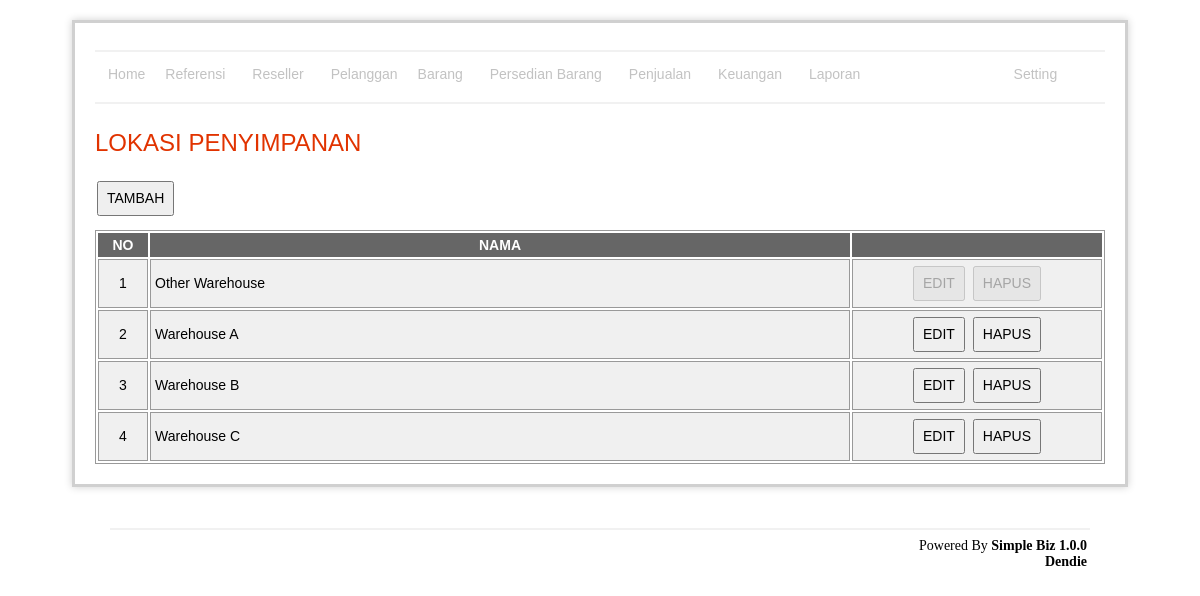
Page /location/index.php (signed in) on the committed database.
### tables this page shows
CREATE TABLE `location`  (
  `id` int(11) NOT NULL AUTO_INCREMENT,
  `name` varchar(255) NOT NULL,
  `is_fix` enum('0','1') NOT NULL DEFAULT '0' COMMENT '0= can be delete, 1= not delete',
  `is_delete` enum('0','1') NOT NULL DEFAULT '0' COMMENT '0=no delete, 1=delete',
  PRIMARY KEY (`id`) USING BTREE
);

### location/indexRead.php (called while the page is built, shortened)
<?php
	include '../lib/connection.php';
	$query = "select id,name,is_fix
		from location
		where is_delete = '0'
		order by name";
	$data = mysqli_query($con, $query);
?>

### location/index.php (the view, shortened to what this page needs)
<?php include 'indexRead.php' ?>
	<h1>LOKASI PENYIMPANAN</h1>
	<p><input type="button" value="TAMBAH" onclick="window.location='add.php'" /></p>
	<?php if(mysqli_num_rows($data) < 1) : ?>
	 	<div class="warning">
			<h3><?php echo message::getMsg('emptySuccess') ?></h3>
		</div>
	<?php else: ?>
		<div id="tbl">
			<table width="100%">
				<thead>
					<tr>
						<th align="center" width="5%">NO</th>
						<th align="center" width="70%">NAMA</th>
						<th></th>
					</tr>
				</thead>
				<tbody>
					<?php $i=1; ?>
					<?php while($val = mysqli_fetch_array($data)): ?>
						<tr>
							<td align="center"><?php echo $i ?></td>
							<td><?php echo $val['name'] ?></td>
							<td align="center">
							<?php if($val['is_fix'] == 0): ?>
								<input type="button" value="EDIT" onclick="window.location='edit.php?id=<?php echo $val['id'] ?>'" />
								<input type="button" value="HAPUS" onclick="confirm('Anda yakin akan menghapus ?') ? window.location='delete.php?id=<?php echo $val['id'] ?>' : false" />
							<?php else: ?>
								<input type="button" value="EDIT" disabled/>
								<input type="button" value="HAPUS" disabled/>
							<?php endif; ?>
							</td>
						</tr>
					<?php $i++; ?>
					<?php endwhile; ?>
			</table>
		</div>
	<?php endif; ?>
<?php include '../template/main.php' ?>

### asset/css/style.css (style rules this page uses)
#content p { margin: 12px 20px 12px 0; text-align:left; }
#content h1 { color: #e13300; background-color: transparent; font-weight: normal; font-size: 24px; margin: 10px 0 5px 0; padding: 15px 0 10px 0px; text-align:left; }
table { font-size: 14px; }
#tbl table { border: 1px solid #999; }
#tbl th { font-weight: bold; text-align: center; font-size: 14px; background-color: #666; color: #fff; padding: 4px; }
#tbl td { border: 1px solid #999; font-weight: normal; font-size: 14px; padding: 4px; background-color: #f0f0f0; }
input[type="button"], input[type="submit"] { font-size: 14px; height: 35px; padding: 2px 8px 2px 8px; margin: 2px; }

### rows in the picture
location: name "Other Warehouse"
location: name "Warehouse A"
location: name "Warehouse B"
location: name "Warehouse C"
